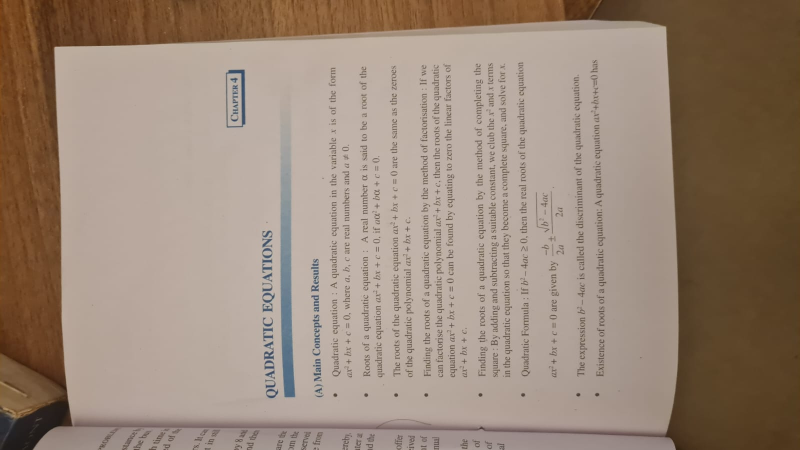
#> input picture inputs/images/book_page.jpeg, 1600 x 900 px (shown at 1/2 size)
$ python te.py --image ../../inputs/images/book_page.jpeg
#> lines starting #> are read from the running program, lines starting #| are printed output that depends on the picture; after the words box and inside, x2 and y2 are one past the last pixel; in counts of white or black regions, pixels touching at a corner belong together
import test as four_point_transform
from skimage.filters import threshold_local
import numpy as np
import argparse
import cv2
import imutils
# construct the argument parser and parse the arguments
ap = argparse.ArgumentParser()
ap.add_argument("-i", "--image", required = True,
	help = "Path to the image to be scanned")
args = vars(ap.parse_args())
image = cv2.imread(args["image"])
#> image is the input picture: shape (900, 1600, 3); mean B, G, R 120.4, 135.6, 154.5
ratio = image.shape[0] / 500.0
#> ratio = 1.8
orig = image.copy()
image = imutils.resize(image, height = 500)
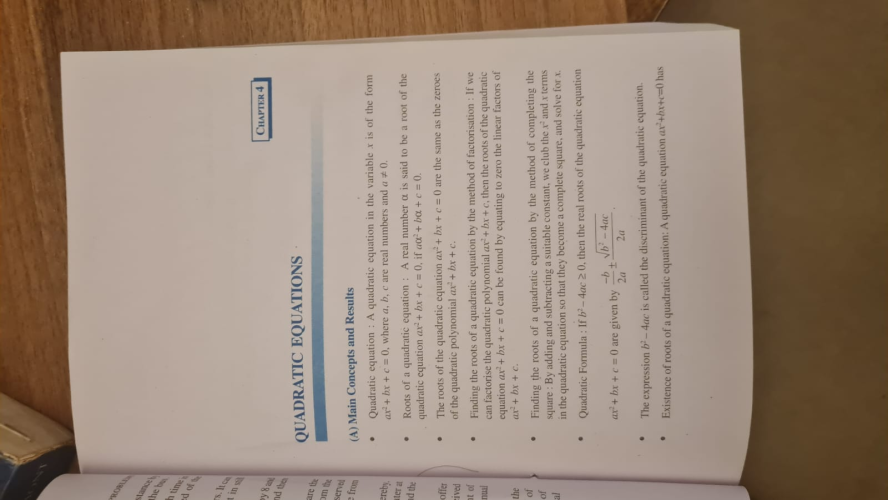
#> image: shape (500, 888, 3); mean B, G, R 120.4, 135.6, 154.5
# convert the image to grayscale, blur it, and find edges
# in the image
gray = cv2.cvtColor(image, cv2.COLOR_BGR2GRAY)
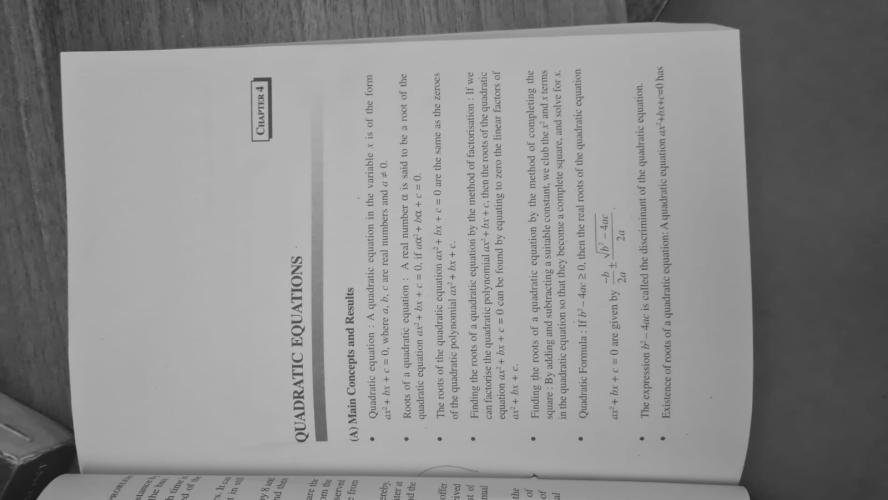
#> gray: shape (500, 888); min 24, max 189, mean 139.5
gray = cv2.GaussianBlur(gray, (5, 5), 0)
edged = cv2.Canny(gray, 75, 200)
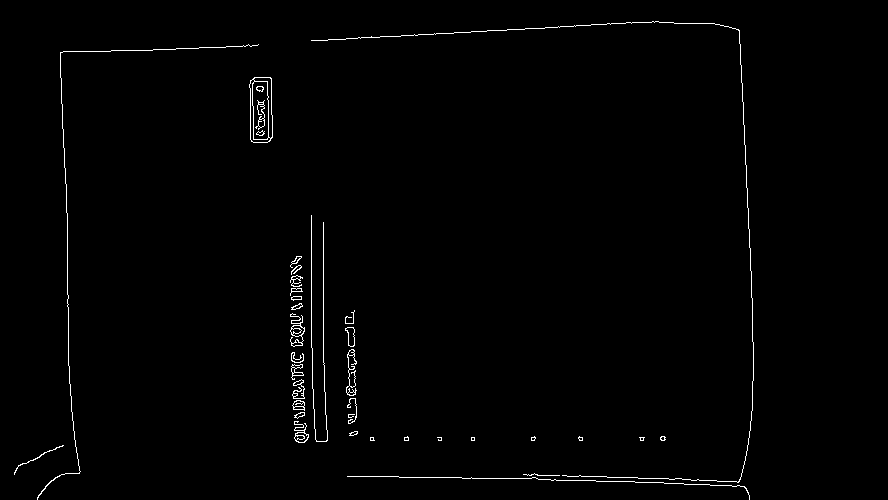
#> edged: shape (500, 888); 1% white in thin lines or dots, all inside (x1, y1, x2, y2) = (14, 21, 754, 500)
# show the original image and the edge detected image
print("STEP 1: Edge Detection")
cv2.imshow("Image", image)
cv2.imshow("Edged", edged)
cv2.waitKey(0)
cv2.destroyAllWindows()
cnts = cv2.findContours(edged.copy(), cv2.RETR_LIST, cv2.CHAIN_APPROX_SIMPLE)
#> cnts = 73 contours, 31 with area under 20; largest, box (x1, y1, x2, y2) and area: (249, 77, 273, 143) 1374, (252, 81, 269, 140) 872, (253, 77, 273, 139) 273, (249, 79, 271, 143) 217, (290, 313, 305, 347) 170
cnts = imutils.grab_contours(cnts)
cnts = sorted(cnts, key = cv2.contourArea, reverse = True)[:5]
#> cnts = 5 contours; box (x1, y1, x2, y2) and area: (249, 77, 273, 143) 1374, (252, 81, 269, 140) 872, (253, 77, 273, 139) 273, (249, 79, 271, 143) 217, (290, 313, 305, 347) 170
# loop over the contours
for c in cnts:

	# approximate the contour
	peri = cv2.arcLength(c, True)
	approx = cv2.approxPolyDP(c, 0.02 * peri, True)
	print(len(approx))
	# if our approximated contour has four points, then we
	# can assume that we have found our screen
	if len(approx) >= 4:
		screenCnt = approx
		break
#> this loop made 1 pass
#> peri on pass 1: 168.4
#| 6
# show the contour (outline) of the piece of paper
print("STEP 2: Find contours of paper")
cv2.drawContours(image, [screenCnt], -1, (0, 255, 0), 2)
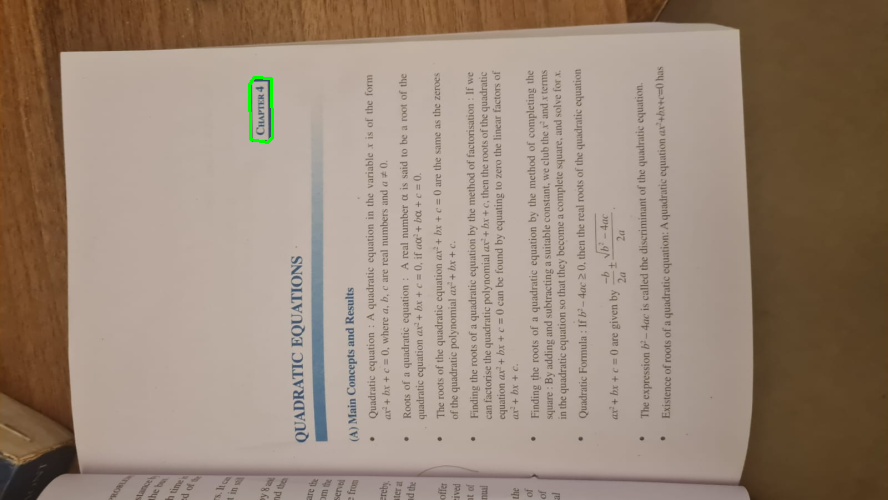
#> image: shape (500, 888, 3); 0.11% of pixels changed, all inside (x1, y1, x2, y2) = (248, 76, 274, 144)
cv2.imshow("Outline", image)
cv2.waitKey(0)
cv2.destroyAllWindows()
